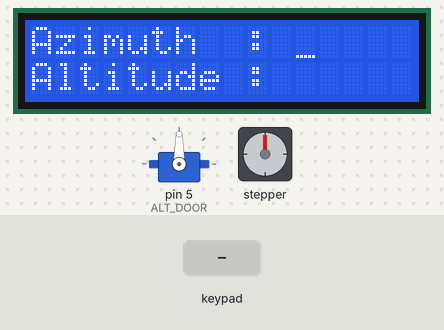
Recording of a sketch running on a simulated Arduino Mega 2560, built with avr-gcc and run on an emulated ATmega2560. Parts: servo, 16×2 character LCD, stepper motor. The inputs (shaded band) are chosen by the test bench. Stepper angles assume 2048 steps per turn.

Above: at 1.2 s.
1.3 s: keypad keys 3 8 3 6 3 4 3 2 pressed 0.4 s apart
At 2.26 s:
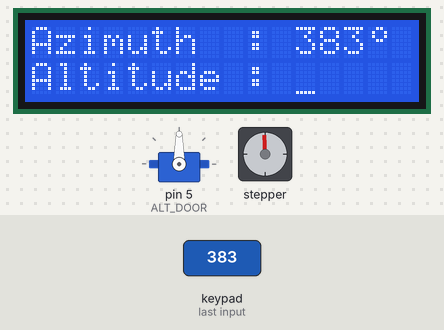
8.5 s: key 'A' pressed
11.5 s: key '1' pressed
At 15.15 s:
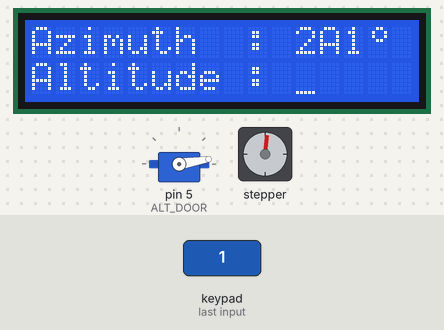
19.9 s: keypad keys 3 8 3 6 3 4 3 2 # pressed 0.4 s apart
At 26.22 s:
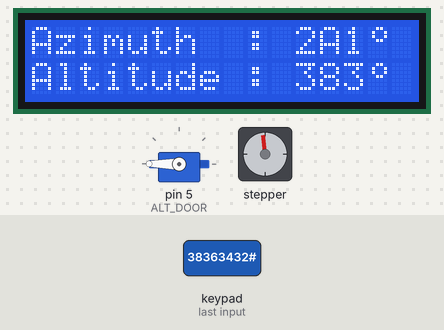
Timing chart, 0 to 29.4 s (numbered marks = the images above; inputs shaded):
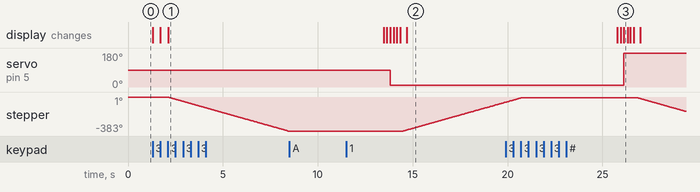

The sketch:

telescope.ino
```cpp
#include <LiquidCrystal_I2C.h>
#include <Stepper.h>
#include <Keypad.h>
#include <Servo.h>

#define ALT_DOOR 5
#define E1 53
#define E2 51
#define E3 49
#define E4 47

#define ROWS 4
#define COLS 4

char hexaKeys[ROWS][COLS] = {
  {'1', '2', '3', 'A'},
  {'4', '5', '6', 'B'},
  {'7', '8', '9', 'C'},
  {'*', '0', '#', 'D'}
};
//                    r1  r2  r3  r4
byte rowPins[COLS] = {38, 36, 34, 32};
//                    c1  c2  c3  c4
byte colPins[ROWS] = {28, 26, 24, 22};

byte customChar[] = {
  B00110,
  B01001,
  B01001,
  B00110,
  B00000,
  B00000,
  B00000,
  B00000
};

char inKey[3];
byte inKeyIndex = 0;
int numKey;

int currentAngle = 0; //Guarda o ultimo input de angulo para reajustar para o proximo de acordo
const int passosPorGiro = 32;
float coefAngular;

byte dadoRecebido = 0;

Keypad customKeypad = Keypad(makeKeymap(hexaKeys), rowPins, colPins, ROWS, COLS);
LiquidCrystal_I2C lcd(0x27, 16, 2);
Stepper azimuth(passosPorGiro, E1, E3, E2, E4);
Servo altitude;

void setup() {
    altitude.attach(ALT_DOOR);
    lcd.init();
    lcd.createChar(0, customChar);
    lcd.backlight();
    LcdReset();
}

void loop() {
  char readKey = customKeypad.getKey();

  if (readKey){
    inKey[inKeyIndex] = readKey;
    lcd.print(inKey[inKeyIndex]);
    inKeyIndex++;
  }

  //Manda o input para o motor
  if (dadoRecebido == 0 && inKeyIndex == 3){
    numKey = atol(inKey);

    coefAngular = (numKey - currentAngle)/360.0;

    lcd.write(0);
    lcd.setCursor(11, 1);

    if(coefAngular < 0){ //Permite que o motor gire nas duas direções
        Motor(1, coefAngular);
    }else{
        Motor(-1, coefAngular);
    }

    currentAngle = numKey;
    ClearData();

    dadoRecebido = 1; //Indica que o motor recebeu o dado
  }


  //Manda o input para o servo
  if (dadoRecebido == 1 && inKeyIndex == 3){
    numKey = atol(inKey);

    lcd.write(0);
    lcd.noCursor();

    altitude.write(numKey);
    ClearData();

    dadoRecebido = 2; //Indica que o servo recebeu o dado
  }


  //Reseta o LCD quando uma nova tecla é pressionada
  //(sem isso, o LCD resetaria automaticamente)
  if (dadoRecebido == 2 && inKeyIndex == 1){ //se os dados já foram enviados para o motor e o servo, e uma tecla foi pressionada
    LcdReset();
    dadoRecebido = 0; //Indica que o usuario deseja fazer um novo input
    ClearData(); //Limpa a tecla que foi digitada para resetar
  }
}

void Motor(int sentido , float voltas){
  if(voltas < 0){
    voltas = voltas * -1;
  }

  azimuth.setSpeed(650); // RPM

  for(int i = 1; i <= 64 * voltas; i++){
    azimuth.step(passosPorGiro * sentido);
  }

  delay(5000);
}

void LcdReset(){
  lcd.clear();
  lcd.cursor();
  lcd.print("Azimuth  : ");
  lcd.setCursor(0, 1);
  lcd.print("Altitude : ");
  lcd.setCursor(11, 0);
}

void ClearData(){
  while(inKeyIndex != 0){
    inKey[--inKeyIndex] = 0;
  }
}
```

Measured:
- after the input at 1.3 s, stepper: keeps turning counter-clockwise at about 61°/s, starting after 0.81 s; the display: first changes at once (image 1 shows a later state)
- after the input at 8.5 s, every drawn part: stays the same
- after the input at 11.5 s, stepper: keeps turning clockwise at about 61°/s, starting after 3.0 s; the display: first differs from a run without the input after 3.2 s (image 2)
- after the input at 19.9 s, servo on pin 5 (ALT_DOOR): 9° → 180° after 6.2 s; the display: first changes after 5.9 s (image 3 shows a later state)
